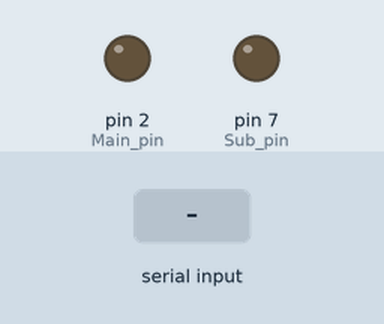
Simulated run of this sketch. Board: Arduino Uno, built with avr-gcc and run on an emulated ATmega328P. Parts: output pins drawn as LEDs (lit = HIGH). The inputs (shaded band) are chosen by the test bench.

Above: at 1.2 s.
1.3 s: "1" received over Serial
At 2.6 s:
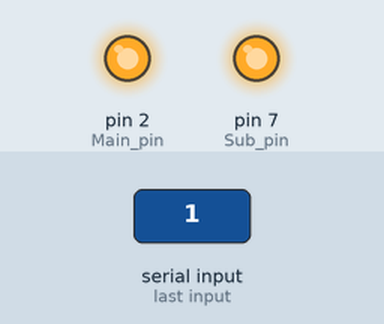
Timing chart, 0 to 7.8 s (numbered marks = the images above; inputs shaded):
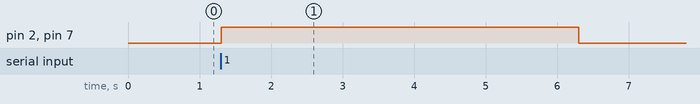

Measured:
- after the input at 1.3 s, pin 2 (Main_pin), pin 7 (Sub_pin): LOW → HIGH at once, → LOW 5.0 s later

The sketch:

Pump_Unit_re.ino
```cpp
#define Main_pin 2
#define Sub_pin 7


void setup() {
  // put your setup code here, to run once:
  pinMode(Main_pin,OUTPUT); // 메인 수조
  pinMode(Sub_pin,OUTPUT);  //서브 수조
  Serial.begin(9600);
}

void Main_Pump_on()
{
  digitalWrite(Main_pin,HIGH);
}

void Main_Pump_off()
{
  digitalWrite(Main_pin,LOW);
}

void Sub_Pump_on()
{
  digitalWrite(Sub_pin,HIGH);
}

void Sub_Pump_off()
{
  digitalWrite(Sub_pin,LOW);
}

void Cycle()
{
  Main_Pump_on();
  Sub_Pump_on();
  delay(5000);
  Main_Pump_off();
  Sub_Pump_off();
}

void Supply()
{
  Sub_Pump_on();
  delay(5000);
  Sub_Pump_off();
}

void loop() {
  // put your main code here, to run repeatedly:

  int signal = 0;
  signal = Serial.read();
  switch(signal)
  {
    case '1':
      Cycle();
      break;
    case '2':
      Supply();
      break;
    case '5':
      Serial.write('7');
      break;
  }
}
```
